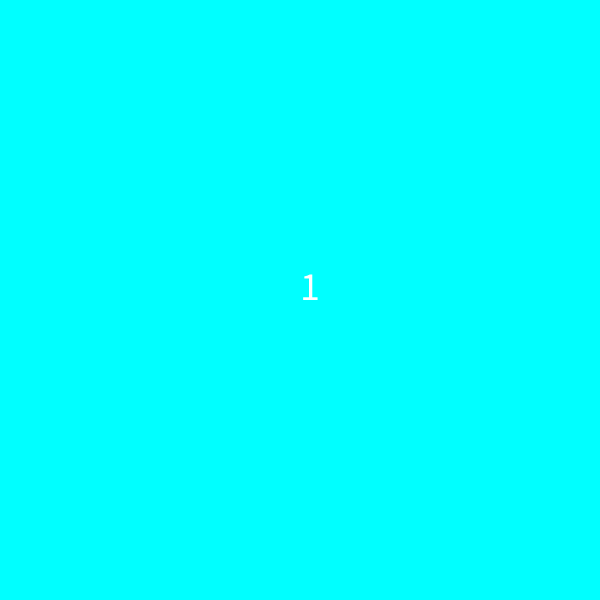
Frame 1 (no input)
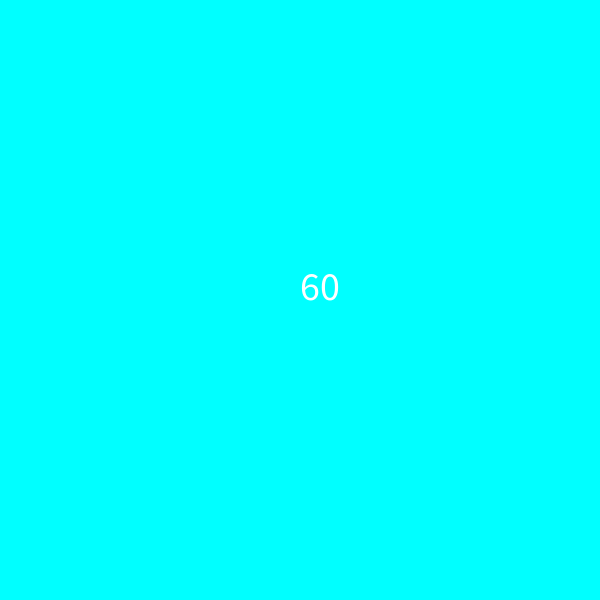
Frame 60 (the mouse pressed at the canvas centre just before this capture)
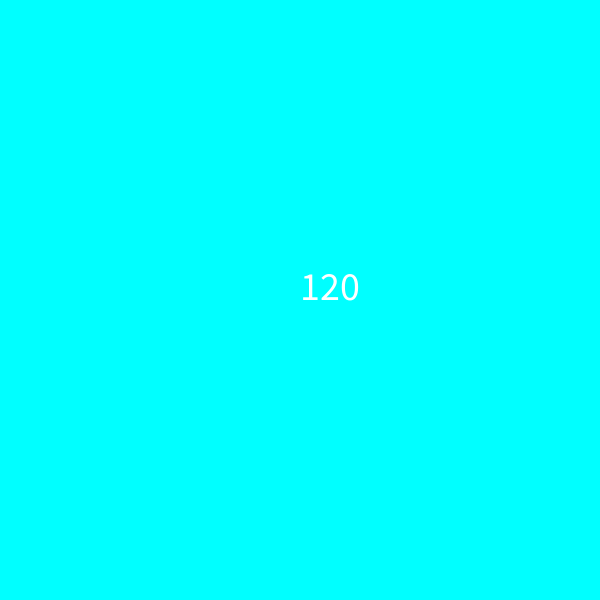
Frame 120 (the mouse held since frame 60 and released just before this capture)

The Processing sketch that drew these frames (run headless with seeded random() and noise(); from frame 60 on, the mouse is pressed at the canvas centre):

// Processing sketch: Week_4_day_1
// ── Week_4_day_1.pde
int counter =0; //count up from zero

void setup() {

  size(600, 600);
  textSize(40);
}


void draw() {

   //our mouse needs to satisfy TWO conditions
   //being on the right half of the screen
   //and being on the bottom half
  

  if (mouseX > width/2 && mouseY > height/2) {
//if both are true then do something

    background(255, 0, 0);

    
    
  } else {
    background(0, 255, 255);//a catch all condition
    
    counter++;//increase counter
    

  }
  text(counter, width/2, height/2);
}
